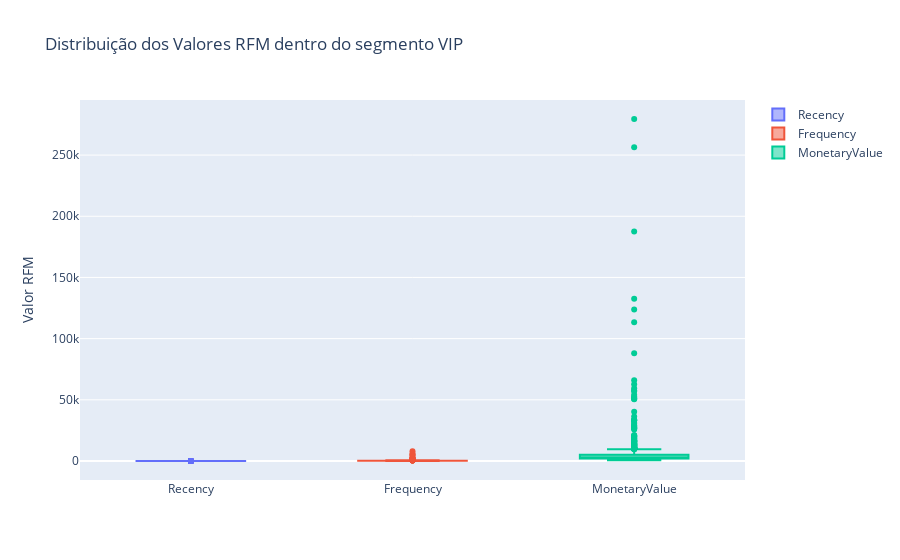

Notebook source saved alongside this figure:
### Markdown cell above
# Análise dos Clientes VIP

### Code cell
vip_segment = rfm[rfm["Segmento Clientes"] == "VIP"]

fig = go.Figure()
fig.add_trace(go.Box(y=vip_segment["Recency"], name="Recency"))
fig.add_trace(go.Box(y=vip_segment["Frequency"], name="Frequency"))
fig.add_trace(go.Box(y=vip_segment["MonetaryValue"], name="MonetaryValue"))
fig.update_layout(title= 'Distribuição dos Valores RFM dentro do segmento VIP', yaxis_title= 'Valor RFM', showlegend= True)  
fig.show()

### Figure 1 — Plotly figure (JSON) as saved in the notebook; plotly's stock layout.template omitted (floating-point values rounded to 4 significant figures; data arrays with more than 128 entries replaced by an {"elided": "..."} marker saying what was removed)
{"data": [{"name": "Recency", "type": "box", "y": {"elided": "944 int values"}}, {"name": "Frequency", "type": "box", "y": {"elided": "944 int values"}}, {"name": "MonetaryValue", "type": "box", "y": {"elided": "944 float values"}}], "layout": {"showlegend": true, "title": {"text": "Distribuição dos Valores RFM dentro do segmento VIP"}, "yaxis": {"title": {"text": "Valor RFM"}}}}
